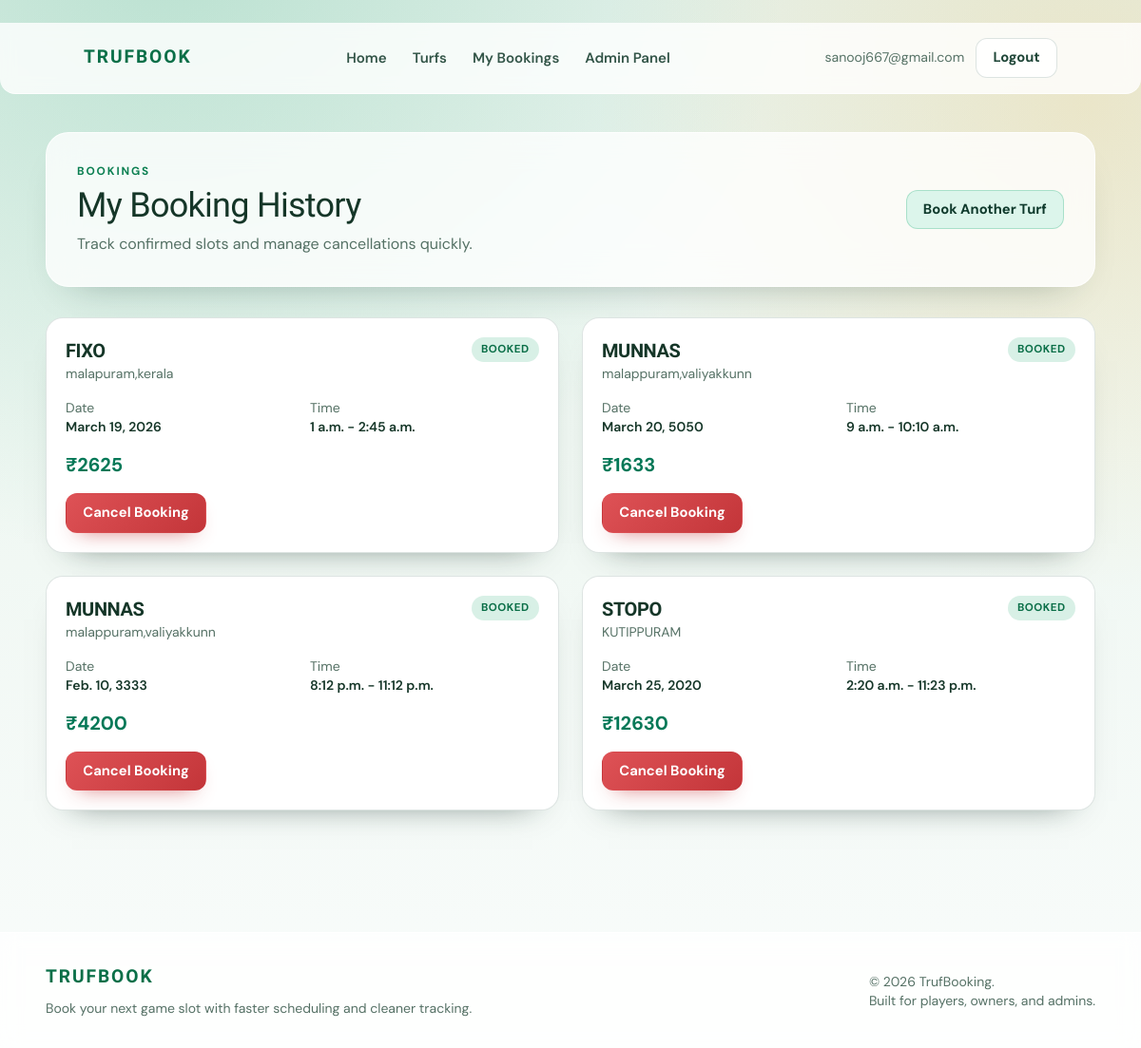
/my_bookings/ (signed in), run on the app's committed database.
### user/models.py (models this page shows, shortened)
class User(AbstractUser):
    username = None
    email = models.EmailField(unique=True , max_length=256, error_messages={'unique':'email already exists,'})
    is_customer = models.BooleanField(default=False)
    is_agent = models.BooleanField(default=False)
    is_manager = models.BooleanField(default=False)
    USERNAME_FIELD = 'email'
    REQUIRED_FIELDS = []
    objects = Usermanager()
    class Meta:
        db_table = 'users_user'
        verbose_name = 'User'
        verbose_name_plural = "Users"
        ordering = ['-id']

### web/models.py (models this page shows, shortened)
class Booking(models.Model):
    user = models.ForeignKey(User, on_delete=models.CASCADE)
    turf = models.ForeignKey(Turf, on_delete=models.CASCADE)
    booking_date = models.DateField()
    start_time = models.TimeField()
    end_time = models.TimeField()
    totel_price = models.IntegerField()
    status = models.CharField(max_length=20, choices=[("BOOKED", "Booked"),
                                                      ("CANCELLED", "Cancelled"),
                                                      ("COMPLETED", "Completed"),],default="BOOKED")
    created_at = models.DateTimeField(auto_now_add=True)
    class Meta:
        ordering = ["-created_at"]

class Turf(models.Model):
    owner = models.ForeignKey(User,on_delete=models.CASCADE,related_name="turfs")
    category = models.ForeignKey(Sports_Category, on_delete=models.CASCADE)
    name = models.CharField(max_length=255)
    location = models.CharField(max_length=255)
    price = models.IntegerField()
    image = models.ImageField(upload_to='turfs/')
    description = models.CharField(max_length=500)
    class Meta:
        ordering = ['-id']
        verbose_name = "Turf"
        verbose_name_plural = "Turfs"

### web/views.py (the view)
@login_required(login_url='/login/')
def my_bookings(request):
    bookings = Booking.objects.filter(user = request.user)
    return render(request, "web/my_bookings.html", {"bookings":bookings})

### templates/web/my_bookings.html
﻿{% extends 'base/web-base.html' %}
{% block container %}
{% include 'includes/header.html' %}
<main class="site-shell py-10 space-y-8">
    <section class="surface-panel p-6 md:p-8 flex flex-col md:flex-row md:items-center md:justify-between gap-4">
        <div>
            <span class="eyebrow">Bookings</span>
            <h1 class="page-title mt-2">My Booking History</h1>
            <p class="muted mt-2">Track confirmed slots and manage cancellations quickly.</p>
        </div>
        <a href="{% url 'web:turf_list' %}" class="btn btn-secondary">Book Another Turf</a>
    </section>
    {% if bookings %}
    <section class="grid grid-cols-1 lg:grid-cols-2 gap-6">
        {% for booking in bookings %}
        <article class="soft-card p-5 space-y-4 reveal reveal-delay-1">
            <div class="flex items-start justify-between gap-3">
                <div>
                    <h2 class="text-xl font-semibold">{{ booking.turf.name }}</h2>
                    <p class="muted text-sm">{{ booking.turf.location }}</p>
                </div>
                {% if booking.status == "BOOKED" %}
                <span class="status-pill status-booked">Booked</span>
                {% elif booking.status == "CANCELLED" %}
                <span class="status-pill status-cancelled">Cancelled</span>
                {% else %}
                <span class="status-pill status-default">{{ booking.status }}</span>
                {% endif %}
            </div>
            <div class="grid grid-cols-2 gap-4 text-sm">
                <div>
                    <p class="muted">Date</p>
                    <p class="font-semibold">{{ booking.booking_date }}</p>
                </div>
                <div>
                    <p class="muted">Time</p>
                    <p class="font-semibold">{{ booking.start_time }} - {{ booking.end_time }}</p>
                </div>
            </div>
            <p class="text-xl font-bold text-emerald-700">&#8377;{{ booking.totel_price }}</p>
            <div class="flex flex-wrap gap-3">
                {% if booking.status != "CANCELLED" %}
                <a href="{% url 'web:cancel_booking' booking.id %}" class="btn btn-danger">Cancel Booking</a>
                {% else %}
                <a href="{% url 'web:delete_booking' booking.id %}" class="btn btn-ghost">Delete from History</a>
                {% endif %}
            </div>
        </article>
        {% endfor %}
    </section>
    {% else %}
    <section class="empty-state">
        <h2 class="text-lg font-semibold">No bookings yet</h2>
        <p class="muted mt-2">Your confirmed bookings will appear here once you reserve a turf.</p>
        <a href="{% url 'web:turf_list' %}" class="btn btn-primary mt-4">Explore Turfs</a>
    </section>
    {% endif %}
</main>
{% include 'includes/footer.html' %}
{% endblock %}

### templates/includes/header.html (shortened to what this page needs)
﻿{% load static %}
<header class="sticky top-0 z-40 border-b border-white/70 bg-white/80 backdrop-blur rounded-b-2xl">
    <div class="site-shell max-w-5xl py-4 flex items-center justify-between gap-4">
        <a href="{% url 'web:index' %}" class="brand-mark">TRUFBOOK</a>
        <nav class="hidden lg:flex items-center gap-1">
            <a href="{% url 'web:index' %}" class="top-nav-link">Home</a>
            <a href="{% url 'web:turf_list' %}" class="top-nav-link">Turfs</a>
            {% if request.user.is_authenticated %}
            <a href="{% url 'web:my_bookings' %}" class="top-nav-link">My Bookings</a>
            {% endif %}
            {% if request.user.is_authenticated and request.user.is_manager %}
            <a href="{% url 'admin_dashboard:dashboard' %}" class="top-nav-link">Admin Panel</a>
            {% endif %}
        </nav>
        <div class="hidden lg:flex items-center gap-3">
            {% if request.user.is_authenticated %}
            <span class="user-email">{{ request.user.email }}</span>
            <a href="{% url 'web:logout' %}" class="btn btn-ghost">Logout</a>
            {% else %}
            <a href="{% url 'web:login' %}" class="btn btn-ghost">Login</a>
            <a href="{% url 'web:register' %}" class="btn btn-primary">Create Account</a>
            {% endif %}
        </div>
    </div>
</header>

### static/css/ui.css (style rules this page uses)
* { box-sizing: border-box; }
html, body { margin: 0; padding: 0; }
body { min-height: 100vh; font-family: "DM Sans", sans-serif; color: var(--text); background: radial-gradient(circle at 15% -5%, rgba(15, 159, 102, 0.2) 0%, transparent 42%), radial-gradient(circle at 95% 10%, rgba(245, 159, 11, 0.16) 0%, transparent 34%), linear-gradient(180deg, var(--bg-soft) 0%, var(--bg) 42%, #f9fcfb 100%); }
h1, h2, h3, h4, h5, h6 { margin: 0; font-family: "Sora", sans-serif; letter-spacing: -0.02em; }
p { margin: 0; }
a { text-decoration: none; color: inherit; transition: all 0.2s ease; }
.site-shell { width: min(1120px, 92vw); margin-inline: auto; }
.surface-panel { background: var(--surface-soft); border: 1px solid rgba(255, 255, 255, 0.75); border-radius: 24px; box-shadow: var(--shadow); backdrop-filter: blur(16px); }
.soft-card { background: var(--surface); border: 1px solid var(--line); border-radius: 18px; box-shadow: 0 18px 34px -28px rgba(15, 44, 33, 0.7); }
.page-title { font-size: clamp(1.75rem, 3vw, 2.6rem); line-height: 1.1; }
.eyebrow { display: inline-block; font-size: 0.74rem; letter-spacing: 0.16em; text-transform: uppercase; font-weight: 700; color: var(--primary-dark); }
.muted { color: var(--muted); }
.brand-mark { font-family: "Sora", sans-serif; font-size: 1.2rem; letter-spacing: 0.1em; text-transform: uppercase; font-weight: 800; color: #0a6f48; }
.top-nav-link { padding: 0.45rem 0.72rem; border-radius: 10px; color: #335548; font-weight: 600; font-size: 0.94rem; }
.user-email { font-size: 0.88rem; color: var(--muted); }
.btn { display: inline-flex; align-items: center; justify-content: center; gap: 0.45rem; border: 1px solid transparent; border-radius: 12px; font-size: 0.92rem; font-weight: 700; line-height: 1; padding: 0.78rem 1.08rem; cursor: pointer; }
.btn-secondary { color: #0f3a2c; border-color: rgba(15, 159, 102, 0.25); background: #dcf5eb; }
.btn-danger { color: #ffffff; background: linear-gradient(135deg, #de5256, #c33539); box-shadow: 0 10px 22px -14px rgba(195, 53, 57, 0.9); }
.btn-ghost { color: #1f4637; border-color: var(--line); background: rgba(255, 255, 255, 0.85); }
.status-pill { display: inline-flex; align-items: center; justify-content: center; border-radius: 999px; font-size: 0.72rem; font-weight: 700; padding: 0.28rem 0.65rem; text-transform: uppercase; letter-spacing: 0.04em; }
.status-booked { color: #0b6f48; background: rgba(15, 159, 102, 0.16); }
.reveal { opacity: 0; transform: translateY(14px); animation: reveal-up 0.55s ease forwards; }
.reveal-delay-1 { animation-delay: 0.08s; }

### data on the page
User: user.email "sanooj667@gmail.com"
Booking: turf.name "FIXO", turf.location "malapuram,kerala", status "BOOKED", booking_date "March 19, 2026", start_time "1 a.m.", end_time "2:45 a.m.", totel_price "2625"
Booking: turf.name "MUNNAS", turf.location "malappuram,valiyakkunn", status "BOOKED", booking_date "March 20, 5050", start_time "9 a.m.", end_time "10:10 a.m.", totel_price "1633"
Booking: turf.name "MUNNAS", turf.location "malappuram,valiyakkunn", status "BOOKED", booking_date "Feb. 10, 3333", start_time "8:12 p.m.", end_time "11:12 p.m.", totel_price "4200"
Booking: turf.name "STOPO", turf.location "KUTIPPURAM", status "BOOKED", booking_date "March 25, 2020", start_time "2:20 a.m.", end_time "11:23 p.m.", totel_price "12630"
